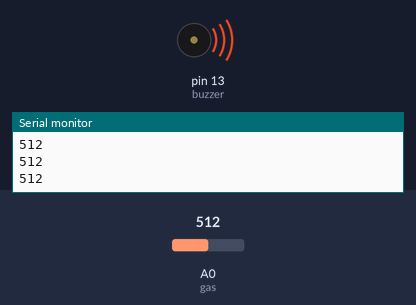
A sketch run on a simulated Arduino Uno, built with avr-gcc and run on an emulated ATmega328P. On the bench: buzzer (waves = sounding, pin HIGH), the last lines printed to the serial monitor. The test bench sets the inputs (shaded band); at power-on: A0 (gas) = 512.

Above: at 1.2 s.
1.3 s: A0 (gas) set to 419
2.8 s: A0 (gas) set to 391
At 4.0 s:
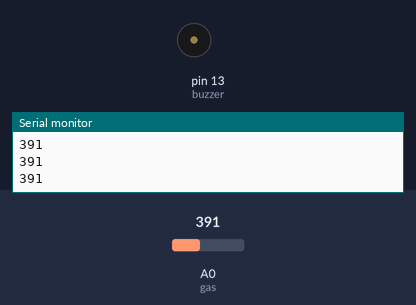
4.3 s: A0 (gas) set to 410
At 5.4 s:
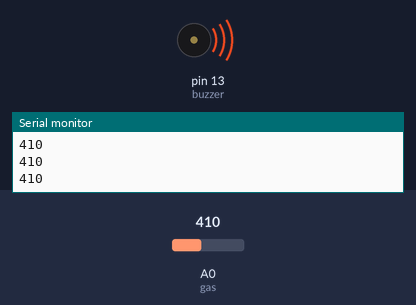
5.8 s: A0 (gas) set to 390
At 6.7 s:
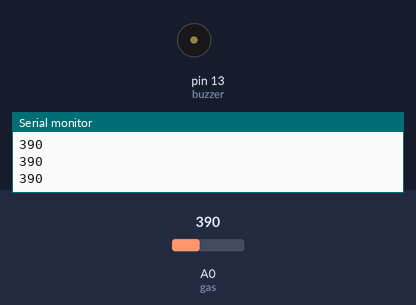
Timing chart, 0 to 8.3 s (numbered marks = the images above; inputs shaded):
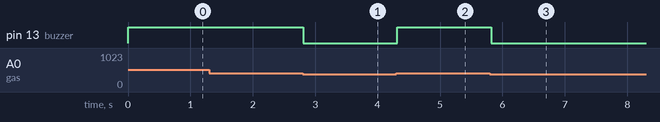

Measured:
- the behaviour switches between 401 and 400 on A0 (gas) (found by bisection; images 0 and 1)
- after the input at 2.8 s, pin 13 (buzzer): HIGH → LOW at once
- after the input at 4.3 s, pin 13 (buzzer): LOW → HIGH at once
- after the input at 5.8 s, pin 13 (buzzer): HIGH → LOW at once

The sketch:

camBienGas.ino
```cpp
int gas = A0;
int buzzer = 13;
int threshold = 400;
float sinValue;
float toneValue;
int LED = 13;

void setup() {
  pinMode(buzzer, OUTPUT);
  pinMode(LED, OUTPUT);
  Serial.begin(9600);
}

void loop() {
  int value = analogRead(gas);
  Serial.println(value);
  // if (value > threshold) {
  //   for (int i = 0; i < 180; i++) {
  //     sinValue = sin(i * (3.1412 / 180));
  //     toneValue = 2000 + sinValue * 500; // chay tu 1500 den 2500
  //     tone(buzzer, toneValue);
  //   }
  // } else {
  //   noTone(buzzer);
  // }

  if(value > threshold) {
    digitalWrite(LED, HIGH);
  } else {
    digitalWrite(LED, LOW);
  }

  delay(100);
}
```
